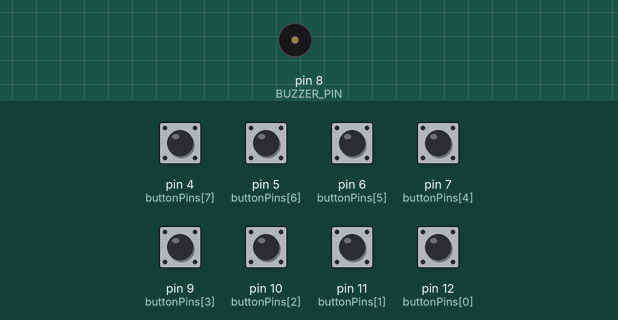
Bench run of a sketch on a simulated Arduino Uno, built with avr-gcc and run on an emulated ATmega328P. Shown: buzzer (waves = sounding). The test bench sets the inputs (shaded band); at power-on: pin 4 (buttonPins[7]), pin 5 (buttonPins[6]), pin 6 (buttonPins[5]), pin 7 (buttonPins[4]), pin 9 (buttonPins[3]), pin 10 (buttonPins[2]), pin 11 (buttonPins[1]), pin 12 (buttonPins[0]) HIGH.

Above: at 1.2 s.
1.3 s: pin 4 (buttonPins[7]) pulled LOW for 0.15 s
At 1.37 s:
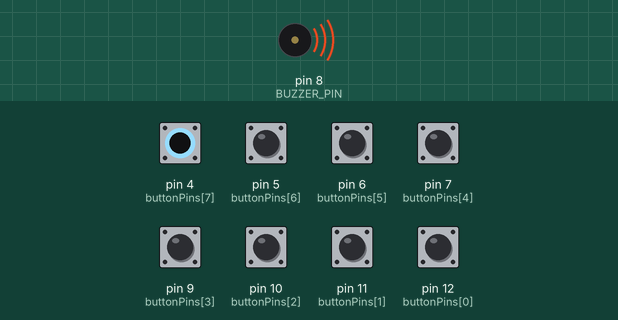
Timing chart, 0 to 4.3 s (numbered marks = the images above; inputs shaded):
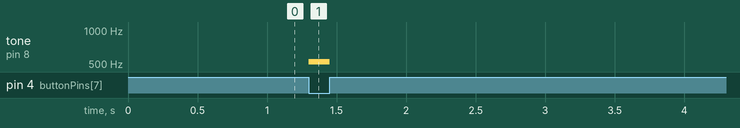

Measured:
- after the input at 1.3 s, tone on pin 8 (BUZZER_PIN): silent → 523 Hz at once, → silent 0.15 s later

The sketch:

mini-piano.ino
```cpp
/**
Projeto 02 - Mini Piano

Autor: Anderson Mendes

Descrição: Este projeto implementa um mini piano utilizando o Arduino.
São 8 botões coloridos, cada um representando uma nota musical (de Dó até Dó da oitava seguinte).
Quando um botão é pressionado, o Arduino gera o tom correspondente em um buzzer/speaker conectado ao pino 8.
*/

#include "pitches.h" // incluindo a bibilioteca responsável pelas constantes de frequência das notas musicais

#define BUZZER_PIN 8
// definindo o pino do buzzer

const uint8_t buttonPins[] = { 12, 11, 10, 9, 7, 6, 5, 4 }; // definindo os pinos dos botões

const int buttonTones[] = {
  NOTE_C4, NOTE_D4, NOTE_E4, NOTE_F4,
  NOTE_G4, NOTE_A4, NOTE_B4, NOTE_C5
}; // definindo as notas que serão utilizadas e orrespondendo a cada botão

const int numTones = sizeof(buttonPins) / sizeof(buttonPins[0]); // definindo a quantidade de notas que serão utilizadas

void setup() {
  for (uint8_t i = 0; i < numTones; i++) {
    pinMode(buttonPins[i], INPUT_PULLUP);
  } // declarando cada botão como input_pullup, para evitar o uso de resistores externos

  pinMode(BUZZER_PIN, OUTPUT); // decalranndo o buzzer como saída
}

void loop() {
  int pitch = 0; // define a nota atual a ser tocada, recebe zero, pois não há nenhuma nota a ser tocada no início do programa
  for (uint8_t i = 0; i < numTones; i++) {
    if (digitalRead(buttonPins[i]) == LOW) {
      pitch = buttonTones[i];
    } // analisa os botões, verificando se algum foi pressionado, se sim, a variável pitch salva a nota correspondente
  }
  if (pitch) {
    tone(BUZZER_PIN, pitch); // se algum botão foi pressionado, o buzzer toca a nota correspodente de pitch
  } else {
    noTone(BUZZER_PIN); // se nenhum foi pressionado, não toca nenhuma nota
  }
   // retorna ao loop
}
```
